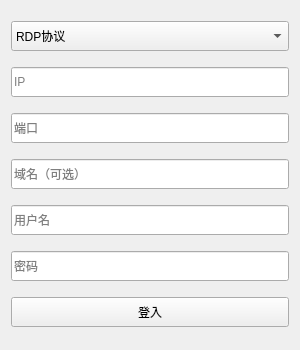
<?xml version="1.0" encoding="UTF-8"?>
<ui version="4.0">
 <class>Powerdude</class>
 <widget class="QWidget" name="Powerdude">
  <property name="geometry">
   <rect>
    <x>0</x>
    <y>0</y>
    <width>300</width>
    <height>350</height>
   </rect>
  </property>
  <property name="windowTitle">
   <string>小智</string>
  </property>
  <property name="windowIcon">
   <iconset resource="powerdude.qrc">
    <normaloff>:/powerdude/Resources/PowerBoy.ico</normaloff>:/powerdude/Resources/PowerBoy.ico</iconset>
  </property>
  <layout class="QVBoxLayout" name="verticalLayout">
   <item>
    <widget class="QComboBox" name="conPrlCBox">
     <property name="minimumSize">
      <size>
       <width>0</width>
       <height>30</height>
      </size>
     </property>
     <property name="editable">
      <bool>false</bool>
     </property>
     <property name="currentIndex">
      <number>0</number>
     </property>
     <property name="maxCount">
      <number>2147483647</number>
     </property>
     <item>
      <property name="text">
       <string>RDP协议</string>
      </property>
     </item>
     <item>
      <property name="text">
       <string>SSH协议</string>
      </property>
     </item>
     <item>
      <property name="text">
       <string>VNC协议</string>
      </property>
     </item>
    </widget>
   </item>
   <item>
    <widget class="QLineEdit" name="ipEdit">
     <property name="minimumSize">
      <size>
       <width>0</width>
       <height>30</height>
      </size>
     </property>
     <property name="placeholderText">
      <string>IP</string>
     </property>
    </widget>
   </item>
   <item>
    <widget class="QLineEdit" name="protEdit">
     <property name="minimumSize">
      <size>
       <width>0</width>
       <height>30</height>
      </size>
     </property>
     <property name="placeholderText">
      <string>端口</string>
     </property>
    </widget>
   </item>
   <item>
    <widget class="QLineEdit" name="realmNameEdit">
     <property name="minimumSize">
      <size>
       <width>0</width>
       <height>30</height>
      </size>
     </property>
     <property name="placeholderText">
      <string>域名（可选）</string>
     </property>
    </widget>
   </item>
   <item>
    <widget class="QLineEdit" name="userNameEdit">
     <property name="minimumSize">
      <size>
       <width>0</width>
       <height>30</height>
      </size>
     </property>
     <property name="placeholderText">
      <string>用户名</string>
     </property>
    </widget>
   </item>
   <item>
    <widget class="QLineEdit" name="passwordEdit">
     <property name="minimumSize">
      <size>
       <width>0</width>
       <height>30</height>
      </size>
     </property>
     <property name="echoMode">
      <enum>QLineEdit::Password</enum>
     </property>
     <property name="placeholderText">
      <string>密码</string>
     </property>
    </widget>
   </item>
   <item>
    <widget class="QPushButton" name="loginBtn">
     <property name="minimumSize">
      <size>
       <width>0</width>
       <height>30</height>
      </size>
     </property>
     <property name="text">
      <string>登入</string>
     </property>
    </widget>
   </item>
  </layout>
 </widget>
 <layoutdefault spacing="6" margin="11"/>
 <resources>
  <include location="powerdude.qrc"/>
 </resources>
 <connections/>
</ui>
